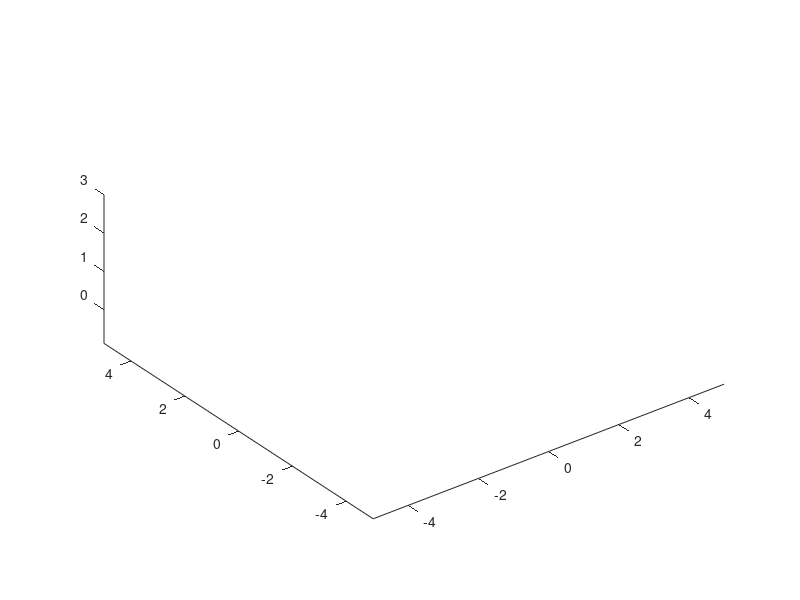

Reproduce this figure in MATLAB. (Note: this script raises an error after producing the figure.)
%% Setting the Environment
% Clear the figures & set up the conditions for the environment
clf
camlight
axis equal;
hold on 

% Set the axis and view to isometric
axis([-5, 5, -5, 5, -0.88, 3])
view(3)

% Import the floor/ wallpapers
surf([-5,-5;5,5] ...
      ,[-5,5;-5,5] ...
      ,[-0.88,-0.88;-0.88,-0.88] ...
      ,'CData',imread('Floor.jpg') ...
      ,'FaceColor','texturemap');

surf([-5,5;-5,5] ...
      ,[5,5;5,5] ...
      ,[3,3;-0.88,-0.88] ...
      ,'CData',imread('WallPaperWords.jpg') ...
      ,'FaceColor','texturemap');

% Import the Conveyor
conveyor = Conveyor2(transl(0,-3.5,0));

% Offload bay for putting out stock - fresh cooked meals or juice/ cutlery
offloadBay = OffloadBay(transl(-5,1,-0.88));

% LHS Offload Bay
stockTray1 = FullStockTray(transl(-5,1,-0.32));
stockTray2 = FullStockTray(transl(-4,1,-0.32));
emptyTray1 = StockTray(transl(-2,1.1,0));
emptyTray2 = StockTray(transl(-1,1.1,0));
stockBox1 = StockBox(transl(-4.7,-4.8,-0.88));
stockBox1.move((transl(-4,-4.8,-0.88))*(rpy2tr(0,0,pi/2)));

% RHS Offload Bay
emptyTray3 = StockTray(transl(0,1.1,0));
stockTray4 = FullStockTray(transl(2,1,-0.32));
stockTray5 = FullStockTray(transl(3,1,-0.32));
stockTray6 = FullStockTray(transl(4,1,-0.32));

% Robot 1 
robotTable1 = RobotTable(transl(-2.9,-3,-0.88));
loadConveyor1 = LoadConveyor(transl(-1.8,-2.5,-0.88));
loadConveyor1.move((transl(-2.1,-2,-0.88))*(rpy2tr(0,0,pi/2)));

%tray = Item('MT.ply', transl(0,0,0));
%tray.move((transl(0,0,300))*(rpy2tr(30,10,5)));

% Robot 2
robotTable2 = RobotTable(transl(0.8,-3,-0.88));
loadConveyor2 = LoadConveyor(transl(0.5,-2.5,-0.88));
loadConveyor2.move((transl(1.6,-2,-0.88))*(rpy2tr(0,0,pi/2)));

% Tray Holder
trayStorage = TrayStorage(transl(0.5,-3.5,-0.88));
trayStorage.move((transl(0,0,300))*(rpy2tr(30,10,5)));

%% Food Items to be Places
%meal1 = PlaceObject('MealBoxVego.PLY',[-2,-2,0]);
%meal2 = PlaceObject('MealBoxMeat.PLY',[-1,-2.4,0]);

%juice1 = PlaceObject('JuiceBoxBlackcurrent.PLY',[2,-2,0]);
%juice5 = PlaceObject('JuiceBoxOrange.PLY',[1,-2.2,0]);

%cutlery1 = PlaceObject('Cutlery.PLY',[3,-2,0]);
%cutlery2 = PlaceObject('Cutlery.PLY',[3,-2.3,0]);

%% Non food Items to be places
%stockBox1 = StockBox(transl(-4.7,-4.8,-0.88));
%stockTray1 = FullStockTray(transl(-1.2,-5,-0.32));
%emptyStockTray1 = StockTray(transl(-3.6,-4.8,0));

